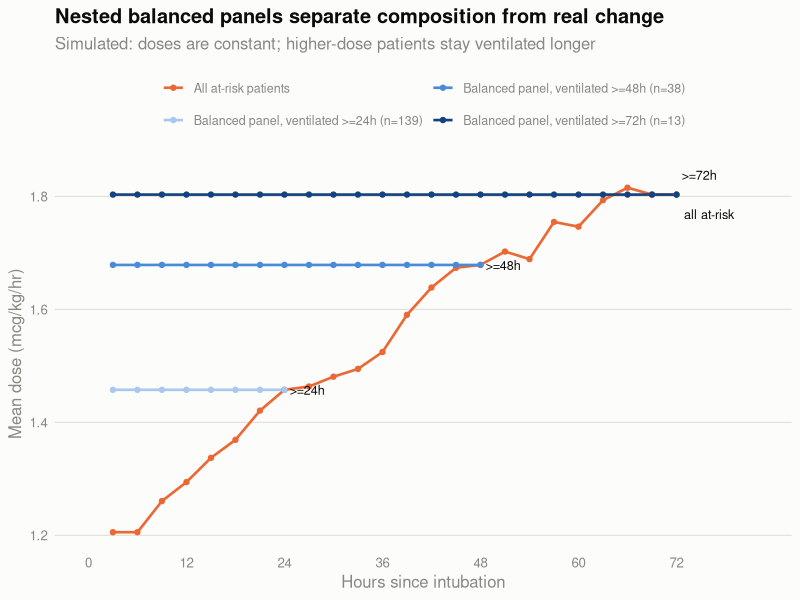

Here is the R script that generated this plot:
# ==============================================================================
# 04_composition_bias_demo.R
#
# Purpose : Illustrate why a whole-cohort dosing curve needs a balanced-panel
#           overlay (design notes section 10, Phase 1). Simulates a cohort in
#           which NO patient's dose changes over time, yet the cohort mean rises
#           steeply -- purely because higher-dose patients stay ventilated longer.
#           Also demonstrates NESTED balanced panels (>=24h, >=48h, >=72h), whose
#           vertical separation displays the selection gradient directly.
# Author  : Shan Guleria
# Created : 2026-09-04
# Inputs  : none (simulated)
# Outputs : output/intermediate/composition_bias_demo.png
# ==============================================================================

pkgs <- c("here", "ggplot2")
for (p in pkgs) {
  if (!requireNamespace(p, quietly = TRUE)) {
    install.packages(p, repos = "https://cloud.r-project.org")
  }
  library(p, character.only = TRUE)
}
set.seed(20260904)

# ---- Simulate ----------------------------------------------------------------
# Each patient has a CONSTANT dose. Sicker patients get more fentanyl AND stay
# ventilated longer -- the only link between dose and time.

n <- 400
baseline <- pmax(0, rnorm(n, 1.2, 0.6))                    # mcg/kg/hr, constant
vent_hours <- pmin(72, 6 + rexp(n, rate = 1 / (10 * baseline + 5)))

hours <- seq(3, 72, by = 3)
long <- do.call(rbind, lapply(seq_len(n), function(i) {
  h <- hours[hours <= vent_hours[i]]
  if (!length(h)) return(NULL)
  data.frame(id = i, hour = h, dose = baseline[i])          # dose NEVER changes
}))

# ---- Curves ------------------------------------------------------------------

all_comers <- aggregate(dose ~ hour, long, mean)
all_comers$n <- as.integer(table(long$hour))
all_comers$curve <- "All at-risk patients"

# Nested balanced panels. Each panel is plotted ONLY over the window it is
# balanced for -- a >=24h panel extended past hour 24 would no longer be
# balanced, which is the whole point of the construction.
thresholds <- c(24, 48, 72)
panels <- do.call(rbind, lapply(thresholds, function(k) {
  ids <- which(vent_hours >= k)
  sub <- long[long$id %in% ids & long$hour <= k, ]
  out <- aggregate(dose ~ hour, sub, mean)
  out$n <- length(ids)
  out$curve <- sprintf("Balanced panel, ventilated >=%dh (n=%d)", k, length(ids))
  out
}))

plot_df <- rbind(all_comers[, c("hour","dose","n","curve")], panels)

cat("Truth: every patient dose is CONSTANT. No within-patient change exists.\n\n")
cmp <- merge(all_comers[, c("hour","dose","n")],
             panels[panels$curve == unique(panels$curve)[3], c("hour","dose")],
             by = "hour", suffixes = c("_all", "_bal72"))
print(round(cmp[cmp$hour %in% c(3, 24, 48, 72), ], 2), row.names = FALSE)

cat(sprintf("\nAll-comers mean rises %.0f%% from h3 to h72.\n",
            100 * (tail(all_comers$dose, 1) / all_comers$dose[1] - 1)))

cat("\nNested panels -- each FLAT within itself; the gradient is between them:\n")
for (k in thresholds) {
  pk <- panels[grepl(sprintf(">=%dh", k), panels$curve), ]
  cat(sprintf("  >=%2dh  n=%3d  level %.2f mcg/kg/hr  (within-panel change %+.1f%%)\n",
              k, pk$n[1], mean(pk$dose),
              100 * (tail(pk$dose,1) / pk$dose[1] - 1)))
}

# ---- Plot --------------------------------------------------------------------
# The three panels are ordinal (a duration threshold), so they get a SEQUENTIAL
# single-hue ramp, light -> dark. All-comers is a different kind of thing, so it
# gets a contrasting categorical hue.

ink <- "#0b0b0b"; muted <- "#898781"; gridline <- "#e1e0d9"
lv <- c("All at-risk patients", unique(panels$curve))
plot_df$curve <- factor(plot_df$curve, levels = lv)
pal <- setNames(c("#eb6834", "#a8c8ee", "#4a8bd8", "#14427e"), lv)

ends <- do.call(rbind, lapply(split(plot_df, plot_df$curve),
                              function(g) g[which.max(g$hour), ]))
ends$lab <- c("all at-risk", ">=24h", ">=48h", ">=72h")
# all-comers and the >=72h panel both terminate at hour 72 at the same value,
# so their end labels collide -- push them apart vertically.
ends$dy <- c(-0.035, 0, 0, 0.035)

p <- ggplot(plot_df, aes(hour, dose, colour = curve)) +
  geom_line(linewidth = 0.9) +
  geom_point(size = 1.5) +
  geom_text(data = ends, aes(label = lab, y = dose + dy), hjust = -0.15,
            size = 3.2, colour = ink, show.legend = FALSE) +
  scale_colour_manual(values = pal) +
  scale_x_continuous(breaks = seq(0, 72, 12), limits = c(0, 82)) +
  guides(colour = guide_legend(nrow = 2)) +
  labs(title    = "Nested balanced panels separate composition from real change",
       subtitle = "Simulated: doses are constant; higher-dose patients stay ventilated longer",
       x = "Hours since intubation", y = "Mean dose (mcg/kg/hr)", colour = NULL) +
  theme_minimal(base_size = 12) +
  theme(plot.title = element_text(face = "bold", colour = ink),
        plot.subtitle = element_text(colour = muted, margin = margin(b = 10)),
        legend.position = "top", legend.text = element_text(colour = muted, size = 9),
        axis.title = element_text(colour = muted),
        axis.text = element_text(colour = muted),
        panel.grid.minor = element_blank(),
        panel.grid.major.x = element_blank(),
        panel.grid.major.y = element_line(colour = gridline, linewidth = 0.4),
        plot.background = element_rect(fill = "#fcfcfb", colour = NA))

out <- here("output", "intermediate")
dir.create(out, recursive = TRUE, showWarnings = FALSE)
ggsave(file.path(out, "composition_bias_demo.png"), p, width = 7.5, height = 4.8, dpi = 200)
cat("\nWrote:", file.path(out, "composition_bias_demo.png"), "\n")
